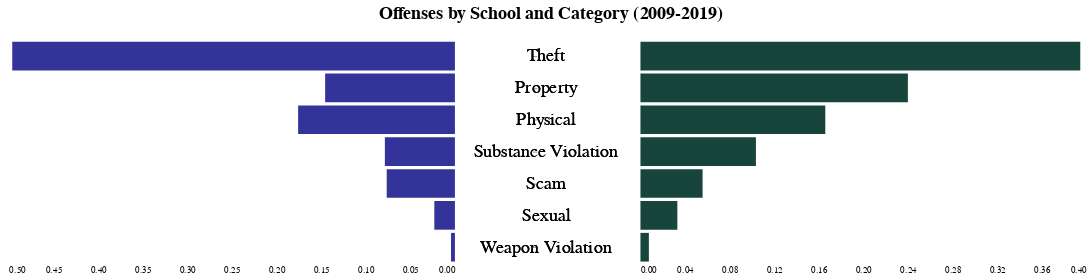

Here is the notebook cell this chart was saved with:
### Code cell
sort=['Theft','Property','Physical','Substance Violation','Scam','Sexual','Weapon Violation']

um_bar = alt.Chart(bar_data[bar_data['school']=='michigan']).mark_bar().encode(
 x=alt.X('pct:Q', 
         title=None,
         sort='descending',
        axis=alt.Axis(tickSize=0,
                      labelOpacity=1,
                     )
        ),
    y = alt.Y('offense_map:N', 
              axis=alt.Axis(title=None,
                            tickOpacity=0,
                           labelFontSize=0,
                           labelOpacity=0,
                           labels=False),
              sort=sort),
    
    color=alt.value('#333399')
    
).properties(width=500,height=250)


middle = alt.Chart(bar_data).encode(
    y=alt.Y('offense_map:N',
            axis=alt.Axis(title=None,
                          labels=False),
            sort=sort
           ),
    text=alt.Text('offense_map:N',),
).mark_text(fontSize=20).properties(height=250)




msu_bar = alt.Chart(bar_data[bar_data['school']=='michigan state']).mark_bar().encode(
 x=alt.X('pct:Q',
         sort='ascending'
         ,title=None,
        axis=alt.Axis(tickSize=0,labelOpacity=1),
        # scale=alt.Scale(domain=[0,2000])
        ),
    
    y = alt.Y('offense_map:N',
              axis=alt.Axis(title=None,
                            tickOpacity=0,
                            
                            labels=False,
                           labelOpacity=0),
              sort=sort,
             title=None),
    color=alt.value('#18453B')
                       
).properties(width=500,height=250)





off_comparison =alt.hconcat(um_bar,middle,msu_bar, 
                            title=alt.TitleParams(text="Offenses by School and Category (2009-2019)", dx=420, fontSize=20, offset=20))
off_comparison.configure_axis(
    grid=False,
    labelFontSize=20,
    titleFontSize=20
).configure_view(
    strokeWidth=0
).configure_axis(grid=False,domain=False)

### Figure 1 — Vega-Lite specification as saved in the notebook (floating-point values rounded to 4 significant figures)
{"config": {"view": {"continuousWidth": 400, "continuousHeight": 300, "strokeWidth": 0}, "axis": {"domain": false, "grid": false}}, "hconcat": [{"data": {"name": "data-01c577717450e108d8ae0228c6e1a4c3"}, "mark": "bar", "encoding": {"color": {"value": "#333399"}, "x": {"type": "quantitative", "axis": {"labelOpacity": 1, "tickSize": 0}, "field": "pct", "sort": "descending", "title": null}, "y": {"type": "nominal", "axis": {"labelFontSize": 0, "labelOpacity": 0, "labels": false, "tickOpacity": 0, "title": null}, "field": "offense_map", "sort": ["Theft", "Property", "Physical", "Substance Violation", "Scam", "Sexual", "Weapon Violation"]}}, "height": 250, "width": 500}, {"data": {"name": "data-4ebde55562d9b1c25848710850b5a9d4"}, "mark": {"type": "text", "fontSize": 20}, "encoding": {"text": {"type": "nominal", "field": "offense_map"}, "y": {"type": "nominal", "axis": {"labels": false, "title": null}, "field": "offense_map", "sort": ["Theft", "Property", "Physical", "Substance Violation", "Scam", "Sexual", "Weapon Violation"]}}, "height": 250}, {"data": {"name": "data-4ea7596239d13f422395a5107afb43f1"}, "mark": "bar", "encoding": {"color": {"value": "#18453B"}, "x": {"type": "quantitative", "axis": {"labelOpacity": 1, "tickSize": 0}, "field": "pct", "sort": "ascending", "title": null}, "y": {"type": "nominal", "axis": {"labelOpacity": 0, "labels": false, "tickOpacity": 0, "title": null}, "field": "offense_map", "sort": ["Theft", "Property", "Physical", "Substance Violation", "Scam", "Sexual", "Weapon Violation"], "title": null}}, "height": 250, "width": 500}], "title": {"text": "Offenses by School and Category (2009-2019)", "dx": 420, "fontSize": 20, "offset": 20}, "$schema": "https://vega.github.io/schema/vega-lite/v4.8.1.json", "datasets": {"data-01c577717450e108d8ae0228c6e1a4c3": [{"school": "michigan", "offense_map": "Theft", "offense_id": 1934, "pct": 0.4963}, {"school": "michigan", "offense_map": "Physical", "offense_id": 685, "pct": 0.1758}, {"school": "michigan", "offense_map": "Property", "offense_id": 567, "pct": 0.1455}, {"school": "michigan", "offense_map": "Substance Violation", "offense_id": 306, "pct": 0.07852}, {"school": "michigan", "offense_map": "Scam", "offense_id": 298, "pct": 0.07647}, {"school": "michigan", "offense_map": "Sexual", "offense_id": 90, "pct": 0.02309}, {"school": "michigan", "offense_map": "Weapon Violation", "offense_id": 17, "pct": 0.004362}], "data-4ebde55562d9b1c25848710850b5a9d4": [{"school": "michigan state", "offense_map": "Theft", "offense_id": 1097, "pct": 0.3945}, {"school": "michigan state", "offense_map": "Property", "offense_id": 667, "pct": 0.2398}, {"school": "michigan state", "offense_map": "Physical", "offense_id": 461, "pct": 0.1658}, {"school": "michigan state", "offense_map": "Substance Violation", "offense_id": 288, "pct": 0.1036}, {"school": "michigan state", "offense_map": "Scam", "offense_id": 155, "pct": 0.05574}, {"school": "michigan state", "offense_map": "Sexual", "offense_id": 92, "pct": 0.03308}, {"school": "michigan state", "offense_map": "Weapon Violation", "offense_id": 21, "pct": 0.007551}, {"school": "michigan", "offense_map": "Theft", "offense_id": 1934, "pct": 0.4963}, {"school": "michigan", "offense_map": "Physical", "offense_id": 685, "pct": 0.1758}, {"school": "michigan", "offense_map": "Property", "offense_id": 567, "pct": 0.1455}, {"school": "michigan", "offense_map": "Substance Violation", "offense_id": 306, "pct": 0.07852}, {"school": "michigan", "offense_map": "Scam", "offense_id": 298, "pct": 0.07647}, {"school": "michigan", "offense_map": "Sexual", "offense_id": 90, "pct": 0.02309}, {"school": "michigan", "offense_map": "Weapon Violation", "offense_id": 17, "pct": 0.004362}], "data-4ea7596239d13f422395a5107afb43f1": [{"school": "michigan state", "offense_map": "Theft", "offense_id": 1097, "pct": 0.3945}, {"school": "michigan state", "offense_map": "Property", "offense_id": 667, "pct": 0.2398}, {"school": "michigan state", "offense_map": "Physical", "offense_id": 461, "pct": 0.1658}, {"school": "michigan state", "offense_map": "Substance Violation", "offense_id": 288, "pct": 0.1036}, {"school": "michigan state", "offense_map": "Scam", "offense_id": 155, "pct": 0.05574}, {"school": "michigan state", "offense_map": "Sexual", "offense_id": 92, "pct": 0.03308}, {"school": "michigan state", "offense_map": "Weapon Violation", "offense_id": 21, "pct": 0.007551}]}}
